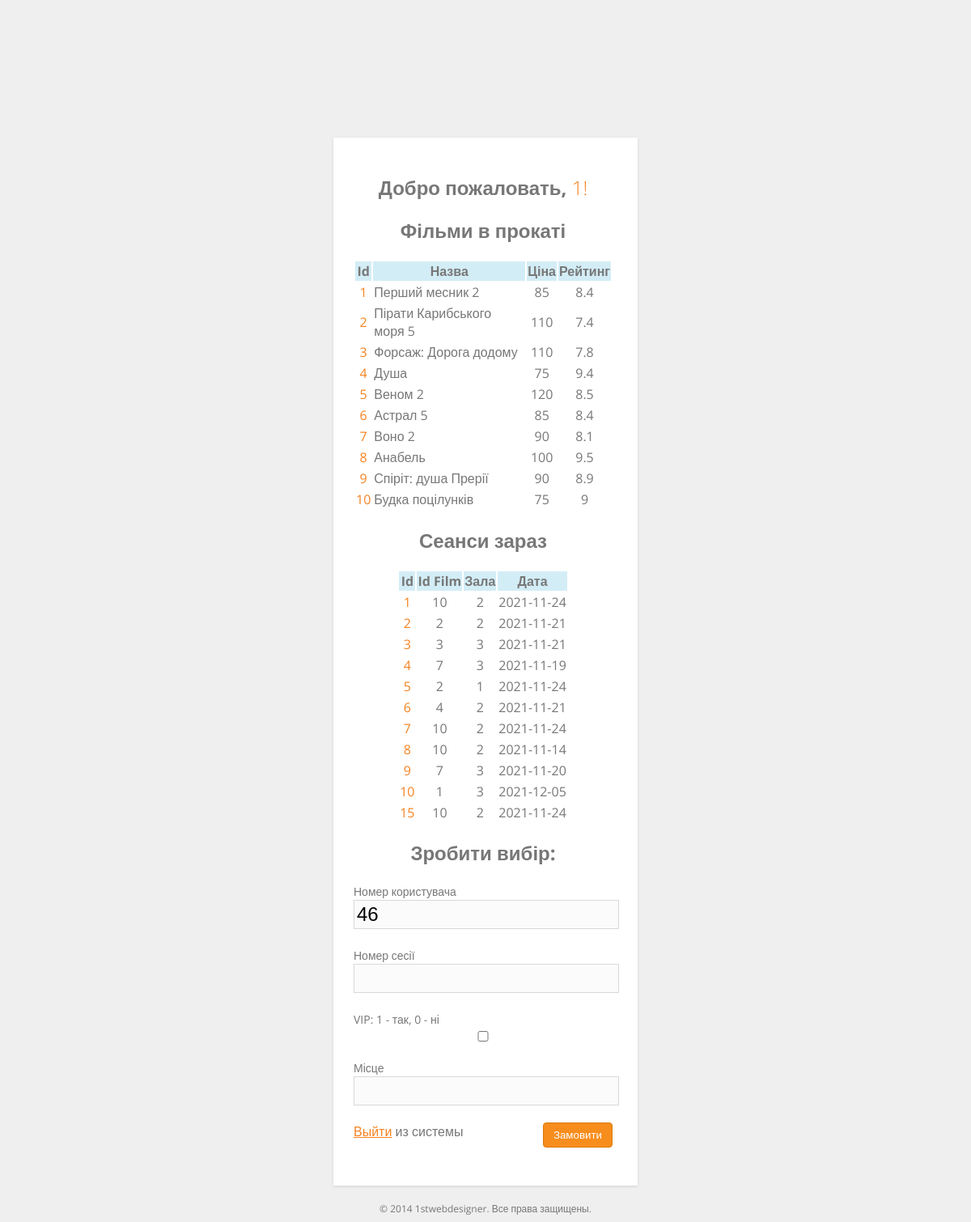
The app's page /intropage.php (signed in) with its own data.
### tables this page shows
CREATE TABLE `film` (
  `id_film` bigint UNSIGNED NOT NULL,
  `name` varchar(45) NOT NULL,
  `price` int NOT NULL,
  `rating` float NOT NULL
);

CREATE TABLE `session` (
  `id_session` bigint UNSIGNED NOT NULL,
  `film_id_film` bigint UNSIGNED NOT NULL,
  `hall_id_hall` bigint UNSIGNED NOT NULL,
  `time` date NOT NULL
);

CREATE TABLE `user` (
  `id_user` bigint UNSIGNED NOT NULL,
  `name` varchar(45) NOT NULL,
  `phone` varchar(17) NOT NULL,
  `password` varchar(90) NOT NULL
);

### intropage.php (the view, shortened to what this page needs)
<?php
if(!isset($_SESSION["session_phone"])):
header("location:index.php");
else:
?>
<?php include("includes/header.php"); ?>
<div id="login">
<h2 align='center'>Добро пожаловать, <span><?php echo $_SESSION['session_phone'];?>! </span></h2>
<h2 align="center">Фільми в прокаті</h2>
<?php
$user_phone=$_SESSION['session_phone'];
$sql2=mysqli_query($con,"SELECT id_user FROM user WHERE phone='$user_phone'");
while($roww=mysqli_fetch_assoc($sql2))
 {
	$user_id_user=$roww['id_user'];
 }
$sql = "SELECT * FROM film";
if($result = $con->query($sql)){
    echo "<table><tr bgcolor='#D3EDF6'><th>Id</th><th>Назва</th><th>Ціна</th><th>Рейтинг</th></tr>";
    foreach($result as $row){?>
        <tr>
           <?php
		    echo "<td align='center'><a>" . $row["id_film"] . "</a></td>";
            echo "<td>" . $row["name"] . "</td>";
            echo "<td align='center'>" . $row["price"] . "</td>";
			echo "<td align='center'>" . $row["rating"] . "</td>";?>
        </tr>
   <?php }
    echo "</table>";
} else{
    echo "Ошибка: " . $conn->error;
}?>
<h2 align='center'>Сеанси зараз</h2>
<?php
$sql2 = "SELECT * FROM session";
if($result2 = $con->query($sql2)){
    echo "<table align='center'><tr bgcolor='#D3EDF6'><th>Id</th><th>Id Film</th><th>Зала</th><th>Дата</th></tr>";
    foreach($result2 as $row){?>
        <tr>
           <?php
		    echo "<td align='center'><a>" . $row["id_session"] . "</a></td>";
            echo "<td align='center'>" . $row["film_id_film"] . "</td>";
            echo "<td align='center'>" . $row["hall_id_hall"] . "</td>";
			echo "<td align='center'>" . $row["time"] . "</td>";?>
        </tr>
   <?php }
    echo "</table>";
} else{
    echo "Ошибка: " . $conn->error;
}
?>
  <h2 align='center'>Зробити вибір:</h2>
<form action="" id="loginform" method="post"name="loginform">
<p><label for="user_login">Номер користувача<br>
<input class="input" id="phone" name="user_id_user"size="20"
type="number" value="<?php echo $user_id_user ?>"></label></p>
<p><label for="user_pass">Номер сесії<br>
<input class="input" id="password" name="session_id_session"size="20"
type="number" value=""></label></p>
<p><label for="user_pass">VIP: 1 - так, 0 - ні<br>
<input class="input" id="password" name="VIP"size="20"
type="checkbox" value="1"></label></p>
<p><label for="user_login">Місце<br>
<input class="input" id="phone" name="place"size="20"
type="number" value=""></label></p>
<p class="submit"><input class="button" name="add"type= "submit" value="Замовити"></p>
<p><a href="logout.php">Выйти</a> из системы</p>
</form>
</div>
</div>
<?php include("includes/footer.php"); ?>
<?php endif; ?>

### includes/header.php (shortened to what this page needs)
<!DOCTYPE html>
<html lang="en">
<head>
<link href="css/style.css" media="screen" rel="stylesheet">
</head>
<body>
<div class="container mlogin">

### includes/footer.php
<footer>© 2014 <ahref="http://www.1stwebdesigner.com/">1stwebdesigner</a>. Все права защищены.</footer>
	</body>
	</html>

### css/style.css (style rules this page uses)
a { color: #f58220; font-weight: 400; }
span { font-weight: 300; color: #f58220; }
.mlogin { margin: 170px auto 0; }
.container { padding: 25px 16px 25px 10px; font-weight: 400; overflow: hidden; width: 350px; height: auto; background: #fff; -webkit-box-shadow: 0 1px 3px rgba(0,0,0,.13); -moz-box-shadow: 0 1px 3px rgba(0,0,0,.13); box-shadow: 0 1px 3px rgba(0,0,0,.13); }
.container label { color: #777; font-size: 14px; }
#login { width: 320px; margin: auto; padding-bottom: 15px; }
.container form .input,.container input[type=text],.container input[type=password],.container input[type=e] { background: #fbfbfb; font-size: 24px; line-height: 1; width: 100%; padding: 3px; margin: 0 6px 5px 0; outline: none; border: 1px solid #d9d9d9; }
.button { border: solid 1px #da7c0c; background: #f78d1d; background: -webkit-gradient(linear, left top, leftbottom, from(#faa51a), to(#f47a20)); background: -moz-linear-gradient(top, #faa51a, #f47a20); filter: progid:DXImageTransform.Microsoft.gradient(startColorstr='#faa51a', endColorstr='#f47a20'); color: #fff; padding: 7px 12px; -webkit-border-radius:4px; moz-border-radius:4px; border-radius:4px; float: right; cursor: pointer; }
footer { color: #777; font-size: 12px; text-align: center; margin-top: 20px; }

### records on screen
film: id_film "1", name "Перший месник 2", price "85", rating "8.4"
film: id_film "2", name "Пірати Карибського моря 5", price "110", rating "7.4"
film: id_film "3", name "Форсаж: Дорога додому", price "110", rating "7.8"
film: id_film "4", name "Душа", price "75", rating "9.4"
film: id_film "5", name "Веном 2", price "120", rating "8.5"
film: id_film "6", name "Астрал 5", price "85", rating "8.4"
film: id_film "7", name "Воно 2", price "90", rating "8.1"
film: id_film "8", name "Анабель", price "100", rating "9.5"
film: id_film "9", name "Спіріт: душа Прерії", price "90", rating "8.9"
film: id_film "10", name "Будка поцілунків", price "75", rating "9"
session: id_session "1", film_id_film "10", hall_id_hall "2", time "2021-11-24"
session: id_session "2", film_id_film "2", hall_id_hall "2", time "2021-11-21"
session: id_session "3", film_id_film "3", hall_id_hall "3", time "2021-11-21"
session: id_session "4", film_id_film "7", hall_id_hall "3", time "2021-11-19"
session: id_session "5", film_id_film "2", hall_id_hall "1", time "2021-11-24"
session: id_session "6", film_id_film "4", hall_id_hall "2", time "2021-11-21"
session: id_session "7", film_id_film "10", hall_id_hall "2", time "2021-11-24"
session: id_session "8", film_id_film "10", hall_id_hall "2", time "2021-11-14"
session: id_session "9", film_id_film "7", hall_id_hall "3", time "2021-11-20"
session: id_session "10", film_id_film "1", hall_id_hall "3", time "2021-12-05"
session: id_session "15", film_id_film "10", hall_id_hall "2", time "2021-11-24"
user: user_id_user "46"

### other values on screen
$_SESSION['session_phone'] "1"
